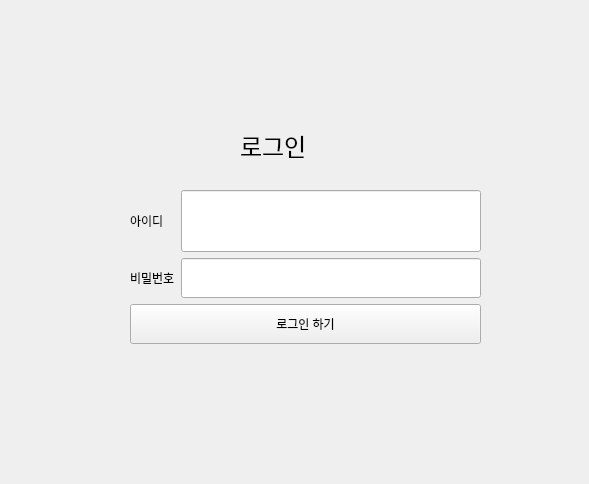
<?xml version="1.0" encoding="UTF-8"?>
<ui version="4.0">
 <class>Form</class>
 <widget class="QWidget" name="Form">
  <property name="geometry">
   <rect>
    <x>0</x>
    <y>0</y>
    <width>589</width>
    <height>484</height>
   </rect>
  </property>
  <property name="windowTitle">
   <string>Form</string>
  </property>
  <widget class="QWidget" name="widget" native="true">
   <property name="geometry">
    <rect>
     <x>20</x>
     <y>10</y>
     <width>551</width>
     <height>461</height>
    </rect>
   </property>
   <widget class="QLabel" name="label">
    <property name="geometry">
     <rect>
      <x>-20</x>
      <y>0</y>
      <width>631</width>
      <height>501</height>
     </rect>
    </property>
    <property name="styleSheet">
     <string notr="true">background: url('./resource/farm.jpg');</string>
    </property>
    <property name="text">
     <string/>
    </property>
   </widget>
   <widget class="QLabel" name="label_2">
    <property name="geometry">
     <rect>
      <x>220</x>
      <y>110</y>
      <width>91</width>
      <height>51</height>
     </rect>
    </property>
    <property name="font">
     <font>
      <pointsize>18</pointsize>
     </font>
    </property>
    <property name="text">
     <string>로그인</string>
    </property>
   </widget>
   <widget class="QWidget" name="verticalLayoutWidget">
    <property name="geometry">
     <rect>
      <x>110</x>
      <y>180</y>
      <width>351</width>
      <height>154</height>
     </rect>
    </property>
    <layout class="QVBoxLayout" name="verticalLayout">
     <item>
      <layout class="QGridLayout" name="gridLayout">
       <item row="0" column="0">
        <widget class="QLabel" name="label_3">
         <property name="text">
          <string>아이디</string>
         </property>
        </widget>
       </item>
       <item row="1" column="0">
        <widget class="QLabel" name="label_4">
         <property name="text">
          <string>비밀번호</string>
         </property>
        </widget>
       </item>
       <item row="1" column="1">
        <widget class="QLineEdit" name="pwText">
         <property name="minimumSize">
          <size>
           <width>0</width>
           <height>40</height>
          </size>
         </property>
        </widget>
       </item>
       <item row="0" column="1">
        <widget class="QLineEdit" name="idText">
         <property name="minimumSize">
          <size>
           <width>0</width>
           <height>40</height>
          </size>
         </property>
         <property name="styleSheet">
          <string notr="true">height:150px;</string>
         </property>
        </widget>
       </item>
      </layout>
     </item>
     <item>
      <widget class="QPushButton" name="loginBtn">
       <property name="minimumSize">
        <size>
         <width>0</width>
         <height>40</height>
        </size>
       </property>
       <property name="text">
        <string>로그인 하기</string>
       </property>
      </widget>
     </item>
    </layout>
   </widget>
   <widget class="QLabel" name="warning">
    <property name="geometry">
     <rect>
      <x>110</x>
      <y>350</y>
      <width>351</width>
      <height>20</height>
     </rect>
    </property>
    <property name="styleSheet">
     <string notr="true">color:red;</string>
    </property>
    <property name="text">
     <string/>
    </property>
    <property name="alignment">
     <set>Qt::AlignCenter</set>
    </property>
   </widget>
  </widget>
 </widget>
 <resources/>
 <connections/>
</ui>
